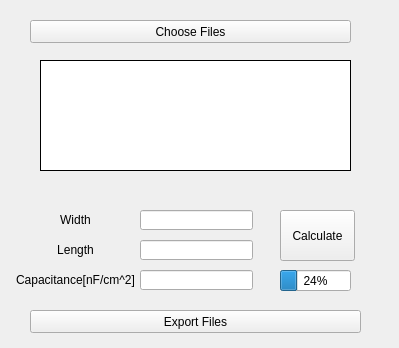
<?xml version="1.0" encoding="UTF-8"?>
<ui version="4.0">
 <class>Mobilitycalc</class>
 <widget class="QWidget" name="Mobilitycalc">
  <property name="geometry">
   <rect>
    <x>0</x>
    <y>0</y>
    <width>399</width>
    <height>348</height>
   </rect>
  </property>
  <property name="windowTitle">
   <string>Form</string>
  </property>
  <widget class="QPushButton" name="ChooseFile">
   <property name="geometry">
    <rect>
     <x>30</x>
     <y>20</y>
     <width>321</width>
     <height>23</height>
    </rect>
   </property>
   <property name="text">
    <string>Choose Files</string>
   </property>
  </widget>
  <widget class="QLabel" name="label1">
   <property name="geometry">
    <rect>
     <x>10</x>
     <y>210</y>
     <width>131</width>
     <height>20</height>
    </rect>
   </property>
   <property name="text">
    <string>Width</string>
   </property>
   <property name="alignment">
    <set>Qt::AlignCenter</set>
   </property>
  </widget>
  <widget class="QLabel" name="label1_2">
   <property name="geometry">
    <rect>
     <x>10</x>
     <y>240</y>
     <width>131</width>
     <height>20</height>
    </rect>
   </property>
   <property name="text">
    <string>Length</string>
   </property>
   <property name="alignment">
    <set>Qt::AlignCenter</set>
   </property>
  </widget>
  <widget class="QLineEdit" name="WBox">
   <property name="geometry">
    <rect>
     <x>140</x>
     <y>210</y>
     <width>113</width>
     <height>20</height>
    </rect>
   </property>
  </widget>
  <widget class="QLineEdit" name="LBox">
   <property name="geometry">
    <rect>
     <x>140</x>
     <y>240</y>
     <width>113</width>
     <height>20</height>
    </rect>
   </property>
  </widget>
  <widget class="QLabel" name="label1_3">
   <property name="geometry">
    <rect>
     <x>10</x>
     <y>270</y>
     <width>131</width>
     <height>20</height>
    </rect>
   </property>
   <property name="text">
    <string>Capacitance[nF/cm^2]</string>
   </property>
   <property name="alignment">
    <set>Qt::AlignCenter</set>
   </property>
  </widget>
  <widget class="QLineEdit" name="Cbox">
   <property name="geometry">
    <rect>
     <x>140</x>
     <y>270</y>
     <width>113</width>
     <height>20</height>
    </rect>
   </property>
  </widget>
  <widget class="QPushButton" name="ExportFile">
   <property name="geometry">
    <rect>
     <x>30</x>
     <y>310</y>
     <width>331</width>
     <height>23</height>
    </rect>
   </property>
   <property name="text">
    <string>Export Files</string>
   </property>
  </widget>
  <widget class="QPushButton" name="Calculate">
   <property name="geometry">
    <rect>
     <x>280</x>
     <y>210</y>
     <width>75</width>
     <height>51</height>
    </rect>
   </property>
   <property name="text">
    <string>Calculate</string>
   </property>
  </widget>
  <widget class="QProgressBar" name="progressBar">
   <property name="geometry">
    <rect>
     <x>280</x>
     <y>270</y>
     <width>71</width>
     <height>21</height>
    </rect>
   </property>
   <property name="value">
    <number>24</number>
   </property>
  </widget>
  <widget class="QLabel" name="ChosenFilesBox">
   <property name="geometry">
    <rect>
     <x>40</x>
     <y>60</y>
     <width>311</width>
     <height>111</height>
    </rect>
   </property>
   <property name="palette">
    <palette>
     <active>
      <colorrole role="Base">
       <brush brushstyle="SolidPattern">
        <color alpha="255">
         <red>255</red>
         <green>255</green>
         <blue>255</blue>
        </color>
       </brush>
      </colorrole>
      <colorrole role="Window">
       <brush brushstyle="SolidPattern">
        <color alpha="255">
         <red>255</red>
         <green>255</green>
         <blue>255</blue>
        </color>
       </brush>
      </colorrole>
      <colorrole role="Shadow">
       <brush brushstyle="SolidPattern">
        <color alpha="255">
         <red>255</red>
         <green>255</green>
         <blue>255</blue>
        </color>
       </brush>
      </colorrole>
     </active>
     <inactive>
      <colorrole role="Base">
       <brush brushstyle="SolidPattern">
        <color alpha="255">
         <red>255</red>
         <green>255</green>
         <blue>255</blue>
        </color>
       </brush>
      </colorrole>
      <colorrole role="Window">
       <brush brushstyle="SolidPattern">
        <color alpha="255">
         <red>255</red>
         <green>255</green>
         <blue>255</blue>
        </color>
       </brush>
      </colorrole>
      <colorrole role="Shadow">
       <brush brushstyle="SolidPattern">
        <color alpha="255">
         <red>255</red>
         <green>255</green>
         <blue>255</blue>
        </color>
       </brush>
      </colorrole>
     </inactive>
     <disabled>
      <colorrole role="Base">
       <brush brushstyle="SolidPattern">
        <color alpha="255">
         <red>255</red>
         <green>255</green>
         <blue>255</blue>
        </color>
       </brush>
      </colorrole>
      <colorrole role="Window">
       <brush brushstyle="SolidPattern">
        <color alpha="255">
         <red>255</red>
         <green>255</green>
         <blue>255</blue>
        </color>
       </brush>
      </colorrole>
      <colorrole role="Shadow">
       <brush brushstyle="SolidPattern">
        <color alpha="255">
         <red>255</red>
         <green>255</green>
         <blue>255</blue>
        </color>
       </brush>
      </colorrole>
     </disabled>
    </palette>
   </property>
   <property name="acceptDrops">
    <bool>true</bool>
   </property>
   <property name="autoFillBackground">
    <bool>true</bool>
   </property>
   <property name="frameShape">
    <enum>QFrame::Box</enum>
   </property>
   <property name="text">
    <string/>
   </property>
  </widget>
 </widget>
 <resources/>
 <connections/>
</ui>
